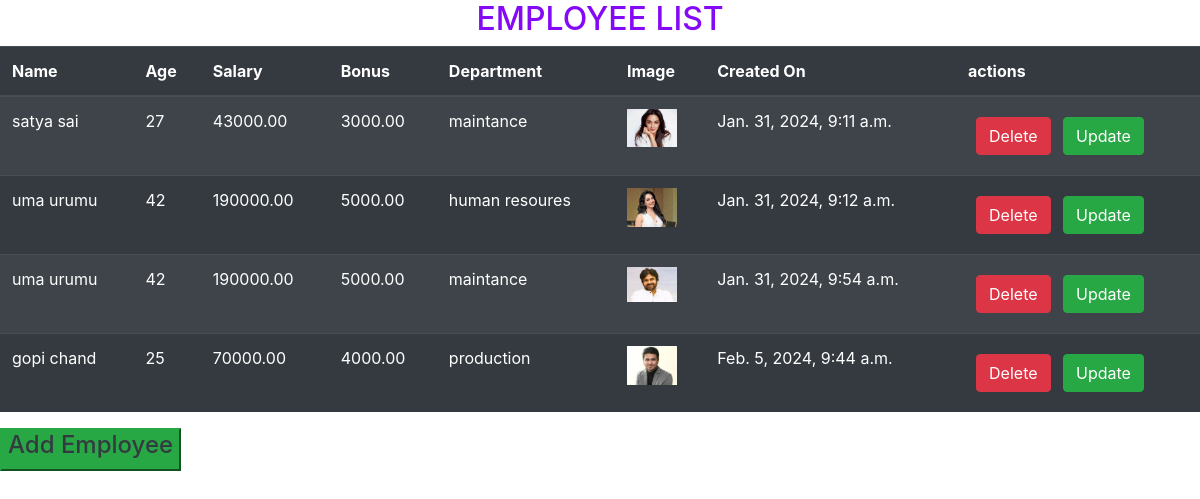
Page /employee_list/ (signed in) on the committed database.
### employee_app/models.py (models this page shows, shortened)
class EmployeeProfile(models.Model):
    user = models.ForeignKey(User , on_delete=models.SET_NULL , null = True , blank=True)
    name = models.CharField(max_length=255)
    age = models.PositiveIntegerField()
    salary = models.DecimalField(max_digits=10, decimal_places=2)
    bonus = models.DecimalField(max_digits=10, decimal_places=2)
    department = models.ForeignKey(Department, on_delete=models.CASCADE)
    image = models.ImageField(upload_to='employee_images/', null=True, blank=True)
    created_on = models.DateTimeField(auto_now_add=True)

class Department(models.Model):
    name = models.CharField(max_length=255)
    def __str__(self):
        return self.name

### employee_app/views.py (the view)
# urls.py: path('employee_list/', employee_list, name='employee_list'),
def employee_list(request):
    employees = EmployeeProfile.objects.filter(user=request.user)
    return render(request, 'employee_list.html', {'employees': employees})

### templates/employee_list.html (shortened to what this page needs)
<!DOCTYPE html>
<html lang="en">
<head>
    <link rel="stylesheet" href="https://stackpath.bootstrapcdn.com/bootstrap/4.5.2/css/bootstrap.min.css">
</head>
<body>
    <h2 class="text-center" style="color: rgb(132, 9, 246);">EMPLOYEE LIST</h2>
    <div class="d-flex">
        <table class="table table-dark table-striped">
            <thead>
                <tr>
                    <th>Name</th>
                    <th>Age</th>
                    <th>Salary</th>
                    <th>Bonus</th>
                    <th>Department</th>
                    <th>Image</th>
                    <th>Created On</th>
                    <th>actions</th>
                </tr>
            </thead>
            <tbody>
                {% for employee in employees %}
                    <tr>
                        <td>{{ employee.name }}</td>
                        <td>{{ employee.age }}</td>
                        <td>{{ employee.salary }}</td>
                        <td>{{ employee.bonus }}</td>
                        <td>{{ employee.department }}</td>
                        <td><img src="{{ employee.image.url }}" alt="{{ employee.name }}" width="50"></td>
                        <td>{{ employee.created_on }}</td>
                        <td>
                            <a href = "/delete_employee/{{employee.id}}" class = "btn btn-danger m-2">Delete</a>
                            <a href = "/update_employee/{{employee.id}}" class = "btn btn-success">Update</a>
                        </td>
                    </tr>
                {% endfor %}
            </tbody>
        </table>
    </div>
    <button class="btn-success">
        <a href="{% url 'add_employee' %}"><h4 class="text-dark">Add Employee</h4></a>
    </button>
</body>
</html>

### rows in the picture
EmployeeProfile: name "satya sai", age "27", salary "43000.00", bonus "3000.00", department "maintance", image (picture), created_on "Jan. 31, 2024, 9:11 a.m."
EmployeeProfile: name "uma urumu", age "42", salary "190000.00", bonus "5000.00", department "human resoures", image (picture), created_on "Jan. 31, 2024, 9:12 a.m."
EmployeeProfile: name "uma urumu", age "42", salary "190000.00", bonus "5000.00", department "maintance", image (picture), created_on "Jan. 31, 2024, 9:54 a.m."
EmployeeProfile: name "gopi chand", age "25", salary "70000.00", bonus "4000.00", department "production", image (picture), created_on "Feb. 5, 2024, 9:44 a.m."
